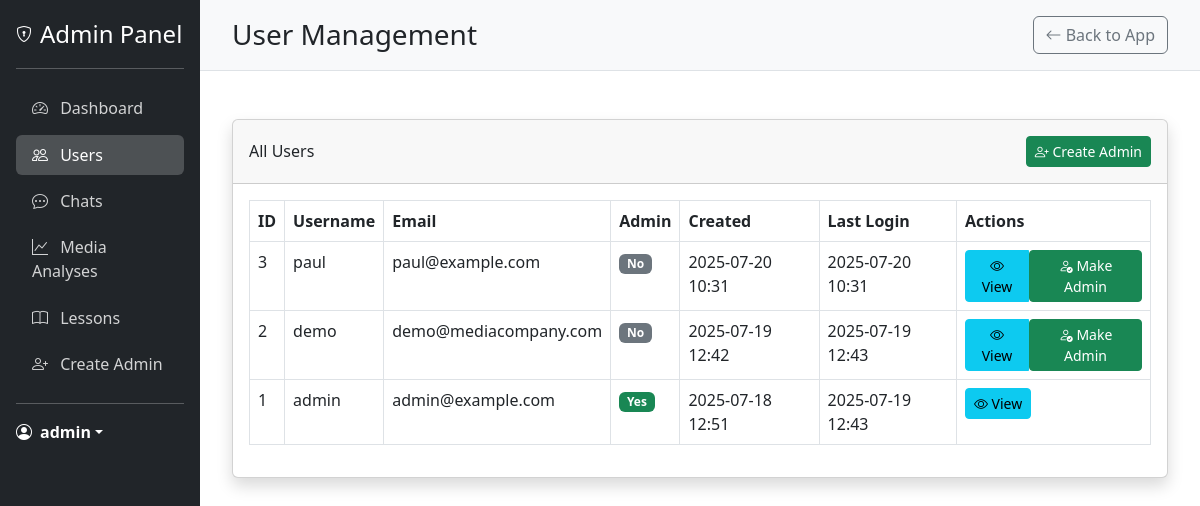
/admin/users (signed in), run on an earlier commit of the app's database.
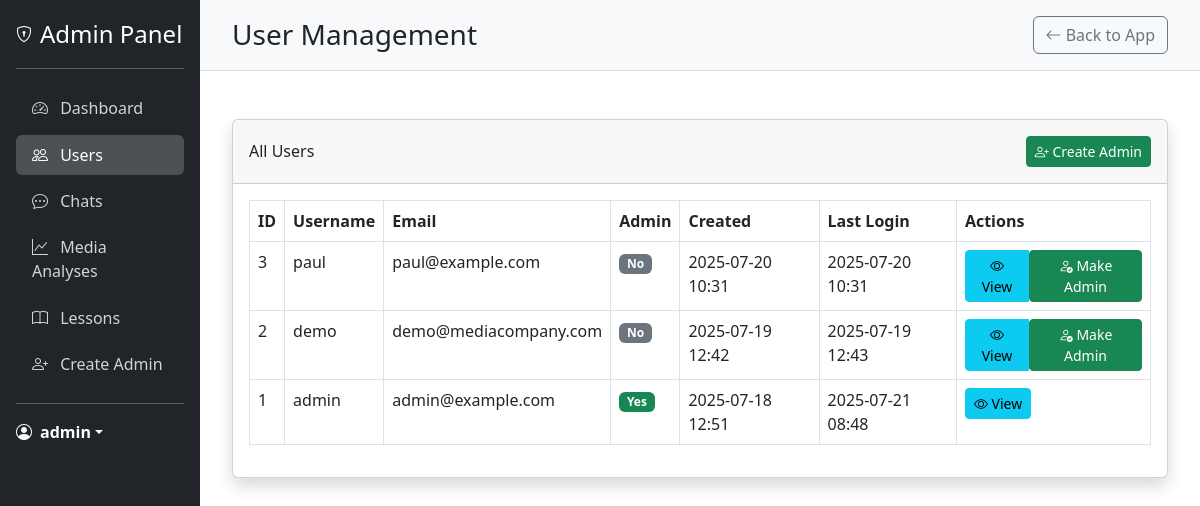
And on a later commit of the database.
### models.py (models this page shows, shortened)
class User(UserMixin, db.Model):
    __tablename__ = 'users'
    id = db.Column(db.Integer, primary_key=True)
    username = db.Column(db.String(80), unique=True, nullable=False)
    email = db.Column(db.String(120), unique=True, nullable=False)
    password_hash = db.Column(db.String(128), nullable=False)
    is_admin = db.Column(db.Boolean, default=False)
    created_at = db.Column(db.DateTime, default=datetime.utcnow)
    last_login = db.Column(db.DateTime)
    latitude = db.Column(db.Float)
    longitude = db.Column(db.Float)
    location_name = db.Column(db.String(200))
    analyses = db.relationship('MediaAnalysis', backref='user', lazy=True)

### app.py (the view)
@app.route('/admin/users')
@login_required
@admin_required
def admin_users():
    users = User.query.order_by(User.created_at.desc()).all()
    return render_template('admin/users.html', users=users)

### app.py (called while the page is built)
@login_manager.user_loader
def load_user(user_id):
    return User.query.get(int(user_id))

def admin_required(f):
    @wraps(f)
    def decorated_function(*args, **kwargs):
        if not current_user.is_authenticated:
            flash('You need to login first.', 'danger')
            return redirect(url_for('login'))
        if not hasattr(current_user, 'is_admin') or not current_user.is_admin:
            flash('You need admin privileges to access this page.', 'danger')
            return redirect(url_for('landing_page1'))
        return f(*args, **kwargs)
    return decorated_function

### templates/admin/users.html (shortened to what this page needs)
{% extends "admin/base_admin.html" %}
{% block header %}User Management{% endblock %}
{% block content %}
<div class="card shadow mb-4">
    <div class="card-header py-3 d-flex flex-row align-items-center justify-content-between">
        <h6 class="m-0 font-weight-bold">All Users</h6>
        <a href="{{ url_for('create_admin') }}" class="btn btn-sm btn-success">
            <i class="bi bi-person-plus"></i> Create Admin
        </a>
    </div>
    <div class="card-body">
        <div class="table-responsive">
            <table class="table table-bordered" id="usersTable" width="100%" cellspacing="0">
                <thead>
                    <tr>
                        <th>ID</th>
                        <th>Username</th>
                        <th>Email</th>
                        <th>Admin</th>
                        <th>Created</th>
                        <th>Last Login</th>
                        <th>Actions</th>
                    </tr>
                </thead>
                <tbody>
                    {% for user in users %}
                    <tr>
                        <td>{{ user.id }}</td>
                        <td>{{ user.username }}</td>
                        <td>{{ user.email }}</td>
                        <td>
                            {% if user.is_admin %}
                            <span class="badge bg-success">Yes</span>
                            {% else %}
                            <span class="badge bg-secondary">No</span>
                            {% endif %}
                        </td>
                        <td>{{ user.created_at.strftime('%Y-%m-%d %H:%M') if user.created_at else 'N/A' }}</td>
                        <td>{{ user.last_login.strftime('%Y-%m-%d %H:%M') if user.last_login else 'Never' }}</td>
                        <td>
                            <div class="btn-group" role="group">
                                <a href="{{ url_for('admin_user_detail', user_id=user.id) }}" class="btn btn-sm btn-info">
                                    <i class="bi bi-eye"></i> View
                                </a>
                                {% if user.id != current_user.id %}
                                <form action="{{ url_for('toggle_admin', user_id=user.id) }}" method="post" class="d-inline">
                                    <button type="submit" class="btn btn-sm {% if user.is_admin %}btn-warning{% else %}btn-success{% endif %}">
                                        {% if user.is_admin %}
                                        <i class="bi bi-person-dash"></i> Remove Admin
                                        {% else %}
                                        <i class="bi bi-person-check"></i> Make Admin
                                        {% endif %}
                                    </button>
                                </form>
                                {% endif %}
                            </div>
                        </td>
                    </tr>
                    {% endfor %}
                </tbody>
            </table>
        </div>
    </div>
</div>
{% endblock %}
{% block extra_css %}
<link rel="stylesheet" href="https://cdn.datatables.net/1.11.5/css/dataTables.bootstrap5.min.css">
{% endblock %}

### templates/admin/base_admin.html (shortened to what the changed rows need)
<!DOCTYPE html>
<html lang="en">
<head>
    <link href="https://cdn.jsdelivr.net/npm/bootstrap@5.3.0-alpha1/dist/css/bootstrap.min.css" rel="stylesheet">
    <link rel="stylesheet" href="https://cdn.jsdelivr.net/npm/bootstrap-icons@1.10.3/font/bootstrap-icons.css">
    {% block extra_css %}{% endblock %}
</head>
<body>
    <div class="container-fluid">
        <div class="row">
            <div class="col-md-2 admin-sidebar p-0">
                <div class="d-flex flex-column p-3">
                    <div class="dropdown">
                        <a href="#" class="d-flex align-items-center text-white text-decoration-none dropdown-toggle" id="dropdownUser1" data-bs-toggle="dropdown" aria-expanded="false">
                            <i class="bi bi-person-circle me-2"></i>
                            <strong>{{ current_user.username }}</strong>
                        </a>
                    </div>
                </div>
            </div>
            <div class="col-md-10 p-0">
                <div class="admin-header d-flex justify-content-between align-items-center">
                    <h1 class="h3 mb-0">{% block header %}Admin Dashboard{% endblock %}</h1>
                </div>
                <div class="admin-content">
                    {% block content %}{% endblock %}
                </div>
            </div>
        </div>
    </div>
</body>
</html>

What changed in the data, as far as the page shows it:
changed User "admin": last_login "2025-07-19 12:43" → "2025-07-21 08:48"
